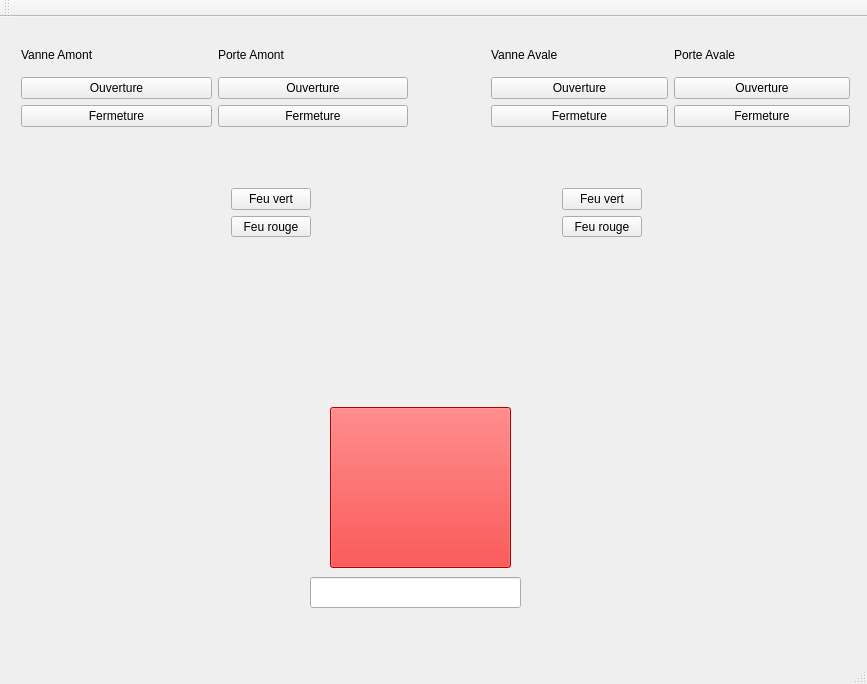
<?xml version="1.0" encoding="UTF-8"?>
<ui version="4.0">
 <class>MainWindow</class>
 <widget class="QMainWindow" name="MainWindow">
  <property name="geometry">
   <rect>
    <x>0</x>
    <y>0</y>
    <width>867</width>
    <height>684</height>
   </rect>
  </property>
  <property name="windowTitle">
   <string>MainWindow</string>
  </property>
  <widget class="QWidget" name="centralWidget">
   <widget class="QWidget" name="horizontalLayoutWidget">
    <property name="geometry">
     <rect>
      <x>10</x>
      <y>10</y>
      <width>409</width>
      <height>111</height>
     </rect>
    </property>
    <layout class="QHBoxLayout" name="PanneauAmont">
     <item>
      <layout class="QVBoxLayout" name="VanneAmont">
       <item>
        <widget class="QLabel" name="TitreVam">
         <property name="enabled">
          <bool>true</bool>
         </property>
         <property name="text">
          <string>Vanne Amont</string>
         </property>
         <property name="margin">
          <number>0</number>
         </property>
        </widget>
       </item>
       <item>
        <layout class="QVBoxLayout" name="ButtonVam">
         <item>
          <layout class="QHBoxLayout" name="PanneauBtnOVav">
           <item>
            <widget class="QPushButton" name="BtnOVam">
             <property name="text">
              <string>Ouverture</string>
             </property>
            </widget>
           </item>
          </layout>
         </item>
         <item>
          <layout class="QHBoxLayout" name="PanneauBtnFVam">
           <item>
            <widget class="QPushButton" name="BtnFVam">
             <property name="text">
              <string>Fermeture</string>
             </property>
            </widget>
           </item>
          </layout>
         </item>
        </layout>
       </item>
      </layout>
     </item>
     <item>
      <layout class="QVBoxLayout" name="VanneAmont_3">
       <item>
        <widget class="QLabel" name="TitrePam">
         <property name="enabled">
          <bool>true</bool>
         </property>
         <property name="text">
          <string>Porte Amont</string>
         </property>
         <property name="margin">
          <number>0</number>
         </property>
        </widget>
       </item>
       <item>
        <layout class="QVBoxLayout" name="verticalLayout_2">
         <item>
          <layout class="QHBoxLayout" name="horizontalLayout_6">
           <item>
            <widget class="QPushButton" name="pushButton_11">
             <property name="text">
              <string>Ouverture</string>
             </property>
            </widget>
           </item>
          </layout>
         </item>
         <item>
          <layout class="QHBoxLayout" name="horizontalLayout_7">
           <item>
            <widget class="QPushButton" name="pushButton_12">
             <property name="text">
              <string>Fermeture</string>
             </property>
            </widget>
           </item>
          </layout>
         </item>
        </layout>
       </item>
      </layout>
     </item>
    </layout>
   </widget>
   <widget class="QPushButton" name="pushButton_9">
    <property name="geometry">
     <rect>
      <x>330</x>
      <y>390</y>
      <width>181</width>
      <height>161</height>
     </rect>
    </property>
    <property name="styleSheet">
     <string notr="true">background-color: red;</string>
    </property>
    <property name="text">
     <string/>
    </property>
   </widget>
   <widget class="QWidget" name="horizontalLayoutWidget_2">
    <property name="geometry">
     <rect>
      <x>480</x>
      <y>10</y>
      <width>381</width>
      <height>111</height>
     </rect>
    </property>
    <layout class="QHBoxLayout" name="horizontalLayout_2">
     <item>
      <layout class="QVBoxLayout" name="VanneAmont_2">
       <item>
        <widget class="QLabel" name="label_2">
         <property name="enabled">
          <bool>true</bool>
         </property>
         <property name="text">
          <string>Vanne Avale</string>
         </property>
         <property name="margin">
          <number>0</number>
         </property>
        </widget>
       </item>
       <item>
        <layout class="QVBoxLayout" name="verticalLayout_3">
         <item>
          <layout class="QHBoxLayout" name="horizontalLayout_8">
           <item>
            <widget class="QPushButton" name="pushButton_13">
             <property name="text">
              <string>Ouverture</string>
             </property>
            </widget>
           </item>
          </layout>
         </item>
         <item>
          <layout class="QHBoxLayout" name="horizontalLayout_9">
           <item>
            <widget class="QPushButton" name="pushButton_3">
             <property name="text">
              <string>Fermeture</string>
             </property>
            </widget>
           </item>
          </layout>
         </item>
        </layout>
       </item>
      </layout>
     </item>
     <item>
      <layout class="QVBoxLayout" name="VanneAmont_4">
       <item>
        <widget class="QLabel" name="label_12">
         <property name="enabled">
          <bool>true</bool>
         </property>
         <property name="text">
          <string>Porte Avale</string>
         </property>
         <property name="margin">
          <number>0</number>
         </property>
        </widget>
       </item>
       <item>
        <layout class="QVBoxLayout" name="verticalLayout_4">
         <item>
          <layout class="QHBoxLayout" name="horizontalLayout_10">
           <item>
            <widget class="QPushButton" name="pushButton_14">
             <property name="text">
              <string>Ouverture</string>
             </property>
            </widget>
           </item>
          </layout>
         </item>
         <item>
          <layout class="QHBoxLayout" name="horizontalLayout_11">
           <item>
            <widget class="QPushButton" name="pushButton_15">
             <property name="text">
              <string>Fermeture</string>
             </property>
            </widget>
           </item>
          </layout>
         </item>
        </layout>
       </item>
      </layout>
     </item>
    </layout>
   </widget>
   <widget class="QLabel" name="label">
    <property name="geometry">
     <rect>
      <x>100</x>
      <y>180</y>
      <width>671</width>
      <height>61</height>
     </rect>
    </property>
    <property name="text">
     <string/>
    </property>
    <property name="pixmap">
     <pixmap>../../RessourcesGraph/BordHaut.png</pixmap>
    </property>
    <property name="scaledContents">
     <bool>true</bool>
    </property>
   </widget>
   <widget class="QLabel" name="label_3">
    <property name="geometry">
     <rect>
      <x>90</x>
      <y>370</y>
      <width>681</width>
      <height>61</height>
     </rect>
    </property>
    <property name="text">
     <string/>
    </property>
    <property name="pixmap">
     <pixmap>../../RessourcesGraph/BordBas.png</pixmap>
    </property>
    <property name="scaledContents">
     <bool>true</bool>
    </property>
   </widget>
   <widget class="QLineEdit" name="lineEdit">
    <property name="geometry">
     <rect>
      <x>310</x>
      <y>560</y>
      <width>211</width>
      <height>31</height>
     </rect>
    </property>
   </widget>
   <widget class="QWidget" name="horizontalLayoutWidget_3">
    <property name="geometry">
     <rect>
      <x>220</x>
      <y>160</y>
      <width>141</width>
      <height>71</height>
     </rect>
    </property>
    <layout class="QHBoxLayout" name="horizontalLayout">
     <item>
      <layout class="QVBoxLayout" name="verticalLayout">
       <item>
        <widget class="QPushButton" name="pushButton">
         <property name="text">
          <string>Feu vert</string>
         </property>
        </widget>
       </item>
       <item>
        <widget class="QPushButton" name="pushButton_2">
         <property name="text">
          <string>Feu rouge</string>
         </property>
        </widget>
       </item>
      </layout>
     </item>
     <item>
      <layout class="QVBoxLayout" name="verticalLayout_5">
       <item>
        <widget class="QLabel" name="label_4">
         <property name="text">
          <string/>
         </property>
         <property name="pixmap">
          <pixmap>../../RessourcesGraph/GreenFire.png</pixmap>
         </property>
         <property name="scaledContents">
          <bool>true</bool>
         </property>
        </widget>
       </item>
       <item>
        <widget class="QLabel" name="label_5">
         <property name="text">
          <string/>
         </property>
         <property name="pixmap">
          <pixmap>../../RessourcesGraph/RedFire.png</pixmap>
         </property>
         <property name="scaledContents">
          <bool>true</bool>
         </property>
        </widget>
       </item>
      </layout>
     </item>
    </layout>
   </widget>
   <widget class="QWidget" name="horizontalLayoutWidget_6">
    <property name="geometry">
     <rect>
      <x>500</x>
      <y>160</y>
      <width>153</width>
      <height>71</height>
     </rect>
    </property>
    <layout class="QHBoxLayout" name="horizontalLayout_3">
     <item>
      <layout class="QVBoxLayout" name="verticalLayout_7">
       <item>
        <widget class="QLabel" name="label_6">
         <property name="text">
          <string/>
         </property>
         <property name="pixmap">
          <pixmap>../../RessourcesGraph/GreenFire.png</pixmap>
         </property>
         <property name="scaledContents">
          <bool>true</bool>
         </property>
        </widget>
       </item>
       <item>
        <widget class="QLabel" name="label_7">
         <property name="text">
          <string/>
         </property>
         <property name="pixmap">
          <pixmap>../../RessourcesGraph/RedFire.png</pixmap>
         </property>
         <property name="scaledContents">
          <bool>true</bool>
         </property>
        </widget>
       </item>
      </layout>
     </item>
     <item>
      <layout class="QVBoxLayout" name="verticalLayout_6">
       <item>
        <widget class="QPushButton" name="pushButton_4">
         <property name="text">
          <string>Feu vert</string>
         </property>
        </widget>
       </item>
       <item>
        <widget class="QPushButton" name="pushButton_5">
         <property name="text">
          <string>Feu rouge</string>
         </property>
        </widget>
       </item>
      </layout>
     </item>
    </layout>
   </widget>
  </widget>
  <widget class="QMenuBar" name="menuBar">
   <property name="geometry">
    <rect>
     <x>0</x>
     <y>0</y>
     <width>867</width>
     <height>26</height>
    </rect>
   </property>
  </widget>
  <widget class="QToolBar" name="mainToolBar">
   <attribute name="toolBarArea">
    <enum>TopToolBarArea</enum>
   </attribute>
   <attribute name="toolBarBreak">
    <bool>false</bool>
   </attribute>
  </widget>
  <widget class="QStatusBar" name="statusBar"/>
 </widget>
 <layoutdefault spacing="6" margin="11"/>
 <resources/>
 <connections/>
</ui>
